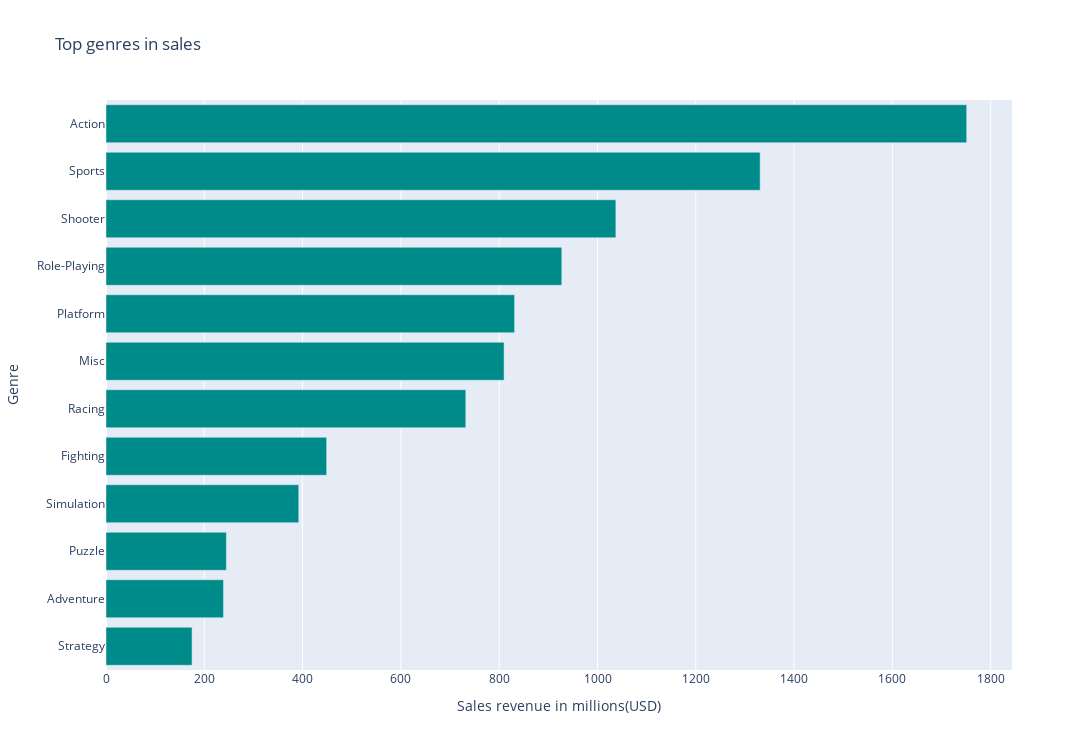

Source (notebook cell):
### Markdown cell above
## Top genres in sales

### Code cell
topg = raw[['Genre', 'NA_Sales', 'EU_Sales', 'JP_Sales', 'Other_Sales', 'Global_Sales']].groupby(['Genre'], as_index=False).sum().sort_values(['Global_Sales'], ascending=False)

fig = px.bar(topg, x='Global_Sales', y='Genre', title= 'Top genres in sales', color = 'Genre', labels={"Global_Sales": "Sales revenue in millions(USD)"})
fig.update_layout(height=750,width=1200, showlegend=False)
fig.update_traces(marker_color='darkcyan')
fig.show()

# fig.write_image("./Img/Top genres in sales.png")

### Figure 1 — Plotly figure (JSON) as saved in the notebook; plotly's stock layout.template omitted (floating-point values rounded to 4 significant figures)
{"data": [{"alignmentgroup": "True", "hovertemplate": "Genre=%{y}<br>Sales revenue in millions(USD)=%{x}<extra></extra>", "legendgroup": "Action", "marker": {"color": "darkcyan", "pattern": {"shape": ""}}, "name": "Action", "offsetgroup": "Action", "orientation": "h", "showlegend": true, "textposition": "auto", "type": "bar", "x": [1751.0], "xaxis": "x", "y": ["Action"], "yaxis": "y"}, {"alignmentgroup": "True", "hovertemplate": "Genre=%{y}<br>Sales revenue in millions(USD)=%{x}<extra></extra>", "legendgroup": "Sports", "marker": {"color": "darkcyan", "pattern": {"shape": ""}}, "name": "Sports", "offsetgroup": "Sports", "orientation": "h", "showlegend": true, "textposition": "auto", "type": "bar", "x": [1331.0], "xaxis": "x", "y": ["Sports"], "yaxis": "y"}, {"alignmentgroup": "True", "hovertemplate": "Genre=%{y}<br>Sales revenue in millions(USD)=%{x}<extra></extra>", "legendgroup": "Shooter", "marker": {"color": "darkcyan", "pattern": {"shape": ""}}, "name": "Shooter", "offsetgroup": "Shooter", "orientation": "h", "showlegend": true, "textposition": "auto", "type": "bar", "x": [1037.0], "xaxis": "x", "y": ["Shooter"], "yaxis": "y"}, {"alignmentgroup": "True", "hovertemplate": "Genre=%{y}<br>Sales revenue in millions(USD)=%{x}<extra></extra>", "legendgroup": "Role-Playing", "marker": {"color": "darkcyan", "pattern": {"shape": ""}}, "name": "Role-Playing", "offsetgroup": "Role-Playing", "orientation": "h", "showlegend": true, "textposition": "auto", "type": "bar", "x": [927.4], "xaxis": "x", "y": ["Role-Playing"], "yaxis": "y"}, {"alignmentgroup": "True", "hovertemplate": "Genre=%{y}<br>Sales revenue in millions(USD)=%{x}<extra></extra>", "legendgroup": "Platform", "marker": {"color": "darkcyan", "pattern": {"shape": ""}}, "name": "Platform", "offsetgroup": "Platform", "orientation": "h", "showlegend": true, "textposition": "auto", "type": "bar", "x": [831.4], "xaxis": "x", "y": ["Platform"], "yaxis": "y"}, {"alignmentgroup": "True", "hovertemplate": "Genre=%{y}<br>Sales revenue in millions(USD)=%{x}<extra></extra>", "legendgroup": "Misc", "marker": {"color": "darkcyan", "pattern": {"shape": ""}}, "name": "Misc", "offsetgroup": "Misc", "orientation": "h", "showlegend": true, "textposition": "auto", "type": "bar", "x": [810.0], "xaxis": "x", "y": ["Misc"], "yaxis": "y"}, {"alignmentgroup": "True", "hovertemplate": "Genre=%{y}<br>Sales revenue in millions(USD)=%{x}<extra></extra>", "legendgroup": "Racing", "marker": {"color": "darkcyan", "pattern": {"shape": ""}}, "name": "Racing", "offsetgroup": "Racing", "orientation": "h", "showlegend": true, "textposition": "auto", "type": "bar", "x": [732.0], "xaxis": "x", "y": ["Racing"], "yaxis": "y"}, {"alignmentgroup": "True", "hovertemplate": "Genre=%{y}<br>Sales revenue in millions(USD)=%{x}<extra></extra>", "legendgroup": "Fighting", "marker": {"color": "darkcyan", "pattern": {"shape": ""}}, "name": "Fighting", "offsetgroup": "Fighting", "orientation": "h", "showlegend": true, "textposition": "auto", "type": "bar", "x": [448.9], "xaxis": "x", "y": ["Fighting"], "yaxis": "y"}, {"alignmentgroup": "True", "hovertemplate": "Genre=%{y}<br>Sales revenue in millions(USD)=%{x}<extra></extra>", "legendgroup": "Simulation", "marker": {"color": "darkcyan", "pattern": {"shape": ""}}, "name": "Simulation", "offsetgroup": "Simulation", "orientation": "h", "showlegend": true, "textposition": "auto", "type": "bar", "x": [392.2], "xaxis": "x", "y": ["Simulation"], "yaxis": "y"}, {"alignmentgroup": "True", "hovertemplate": "Genre=%{y}<br>Sales revenue in millions(USD)=%{x}<extra></extra>", "legendgroup": "Puzzle", "marker": {"color": "darkcyan", "pattern": {"shape": ""}}, "name": "Puzzle", "offsetgroup": "Puzzle", "orientation": "h", "showlegend": true, "textposition": "auto", "type": "bar", "x": [244.9], "xaxis": "x", "y": ["Puzzle"], "yaxis": "y"}, {"alignmentgroup": "True", "hovertemplate": "Genre=%{y}<br>Sales revenue in millions(USD)=%{x}<extra></extra>", "legendgroup": "Adventure", "marker": {"color": "darkcyan", "pattern": {"shape": ""}}, "name": "Adventure", "offsetgroup": "Adventure", "orientation": "h", "showlegend": true, "textposition": "auto", "type": "bar", "x": [239.0], "xaxis": "x", "y": ["Adventure"], "yaxis": "y"}, {"alignmentgroup": "True", "hovertemplate": "Genre=%{y}<br>Sales revenue in millions(USD)=%{x}<extra></extra>", "legendgroup": "Strategy", "marker": {"color": "darkcyan", "pattern": {"shape": ""}}, "name": "Strategy", "offsetgroup": "Strategy", "orientation": "h", "showlegend": true, "textposition": "auto", "type": "bar", "x": [175.1], "xaxis": "x", "y": ["Strategy"], "yaxis": "y"}], "layout": {"barmode": "relative", "height": 750, "legend": {"title": {"text": "Genre"}, "tracegroupgap": 0}, "showlegend": false, "title": {"text": "Top genres in sales"}, "width": 1200, "xaxis": {"anchor": "y", "domain": [0, 1], "title": {"text": "Sales revenue in millions(USD)"}}, "yaxis": {"anchor": "x", "categoryarray": ["Strategy", "Adventure", "Puzzle", "Simulation", "Fighting", "Racing", "Misc", "Platform", "Role-Playing", "Shooter", "Sports", "Action"], "categoryorder": "array", "domain": [0, 1], "title": {"text": "Genre"}}}}
